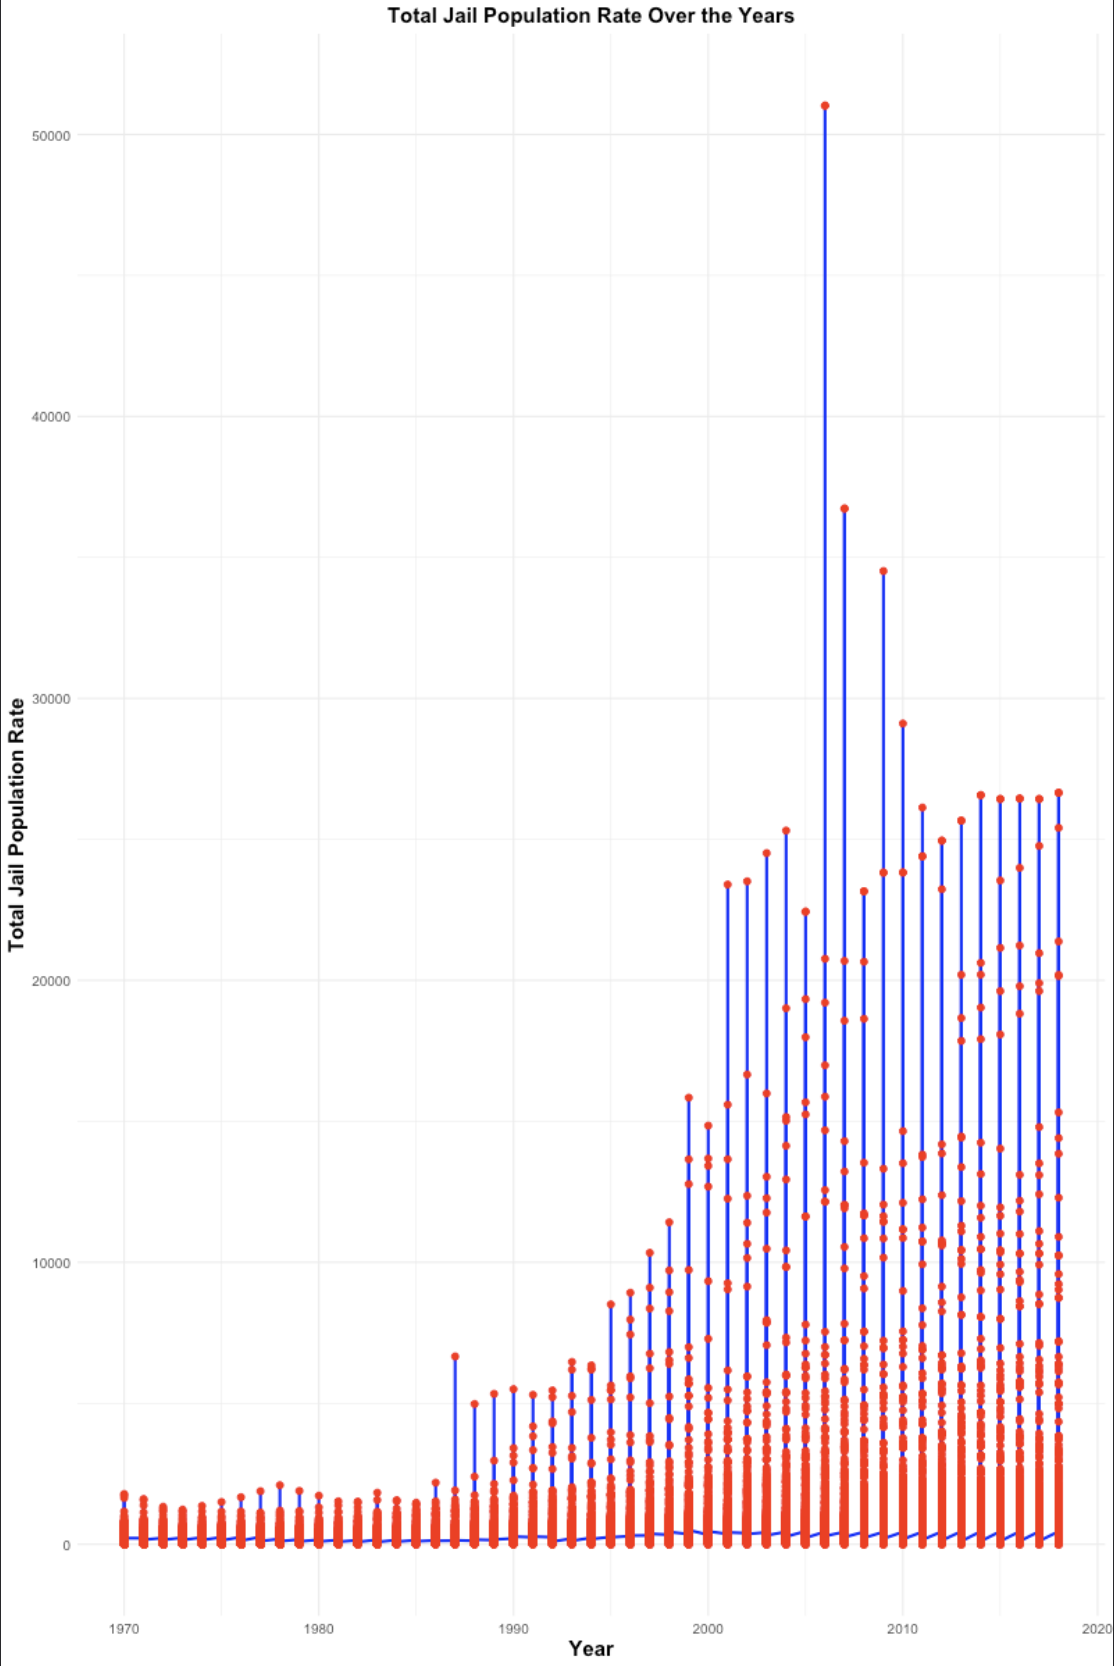

This figure's R source:
library("ggplot2")
library("dplyr")

url <- "https://github.com/melaniewalsh/Neat-Datasets/blob/main/us-prison-jail-rates.csv?raw=true"
prison_data <- read.csv(url)

filtered_data <- prison_data %>% filter(!is.na(total_jail_pop_rate))

plot <- ggplot(filtered_data, aes(x = year, y = total_jail_pop_rate)) +
  geom_line(color = "blue", size = 1) +
  geom_point(color = "red", size = 2) +
  labs(title = "Total Jail Population Rate Over the Years",
       x = "Year", y = "Total Jail Population Rate") +
  theme_minimal() +
  theme(plot.title = element_text(hjust = 0.5, size = 15, face = "bold"),
        axis.title.x = element_text(size = 15, face = "bold"),
        axis.title.y = element_text(size = 15, face = "bold"),
        axis.text.x = element_text(size = 10),
        axis.text.y = element_text(size = 10))

print(plot)
